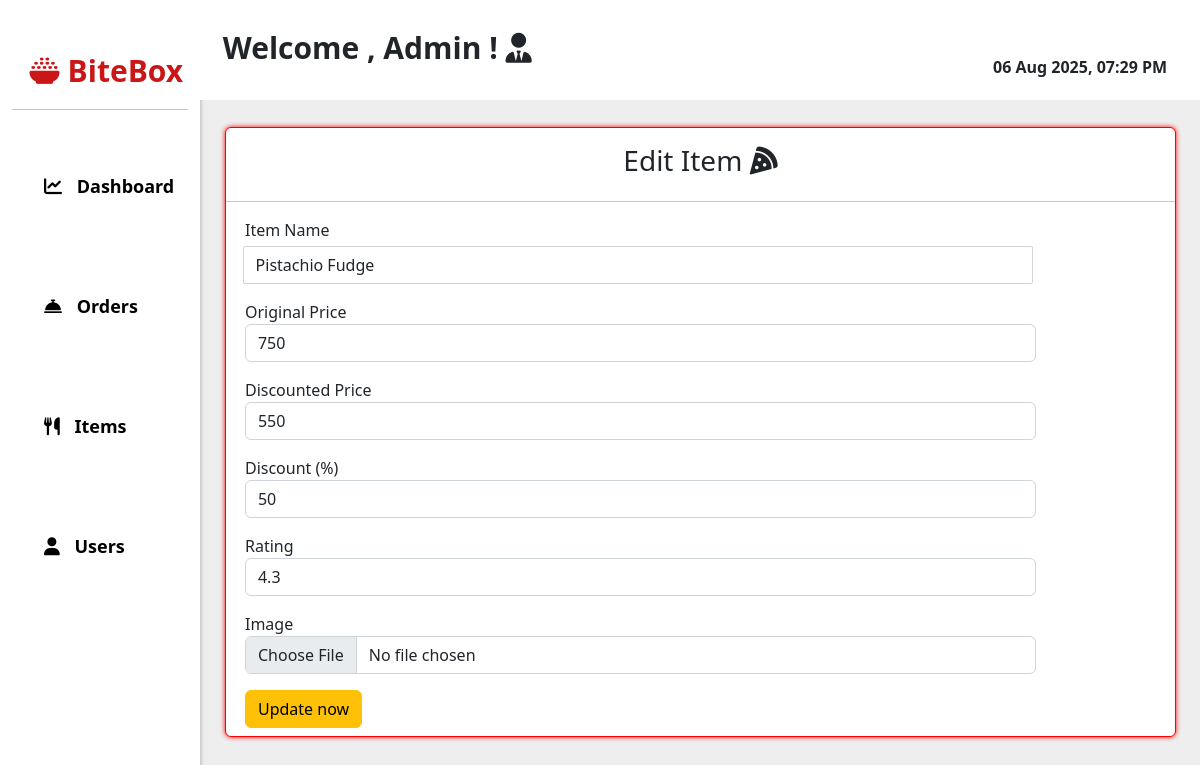
/adminpanel/edit.php?id=4, run on the app's committed database.
### tables this page shows
CREATE TABLE `items` (
  `id` int(11) NOT NULL,
  `item_name` varchar(100) NOT NULL,
  `og_price` int(10) NOT NULL,
  `rating` decimal(10,1) NOT NULL,
  `img` varchar(255) NOT NULL,
  `discount` int(10) NOT NULL,
  `dis_price` int(100) NOT NULL,
  `Ingredients` longtext NOT NULL
);

### adminpanel/edit.php (the view, shortened to what this page needs)
<?php
include 'header.php';
include 'sidebar.php';
include 'topbar.php';
$id=$_GET['id'];
include "../includes/config.php";
$sql ="SELECT * FROM items WHERE id='$id'";
$tbl = mysqli_query($conn,$sql);
$row=mysqli_fetch_array($tbl);
?>
<div class="container-fluid">
    <div class="card mt-5">
        <h3 class="text-center mt-3">Edit Item <i class="fa-solid fa-pizza-slice"></i></h3>
        <hr>
        <form action="../includes/update.php" method="POST" enctype="multipart/form-data">
            <div class="col-md-10 col-sm-12 input">
                <label>Item Name</label>
                <input type="text" class="form-control mb-3" name="item_n" id="first" value="<?php echo $row['item_name'];?>">
                <label>Original Price</label>
                <input type="number" class="form-control mb-3" name="og_price"value="<?php echo $row['og_price'];?>">
                <label>Discounted Price</label>
                <input type="number" class="form-control mb-3" name="dis_price" value="<?php echo $row['dis_price'];?>">
                <label>Discount (%)</label>
                <input type="number" class="form-control mb-3" name="discount" value="<?php echo $row['discount'];?>">
                <label>Rating</label>
                <input type="number" class="form-control mb-3" name="rating" step="0.1" max="5" min="0" value="<?php echo $row['rating'];?>">
                <label>Image</label>
                <input type="file" class="form-control mb-3" name="fimg"  required>
					<input type="submit" name="edit" value="Update now" class="btn btn-warning mt-0 mb-2">
            </div>
        </form>
    </div>
</div>

### adminpanel/panelstyle.css (style rules this page uses)
body { margin: 0; padding: 0; background-color: #eee!important; }
.right-section form input[type="text"] { width: 300px; margin-left: 500px; margin-top: -40px; border-radius: 2px; margin-right: 5%; }

### adminpanel/edit.php (style rules this page uses)
.input { margin-left: 2%; }
.card { border: 1px solid red; box-shadow: 0 0 0.3rem red; }
#first { margin-left: -0.3%; margin-top: 0.5%; width: 100%; }

### data on the page
items: item_n "Pistachio Fudge", dis_price "550", discount "50", rating "4.3"
